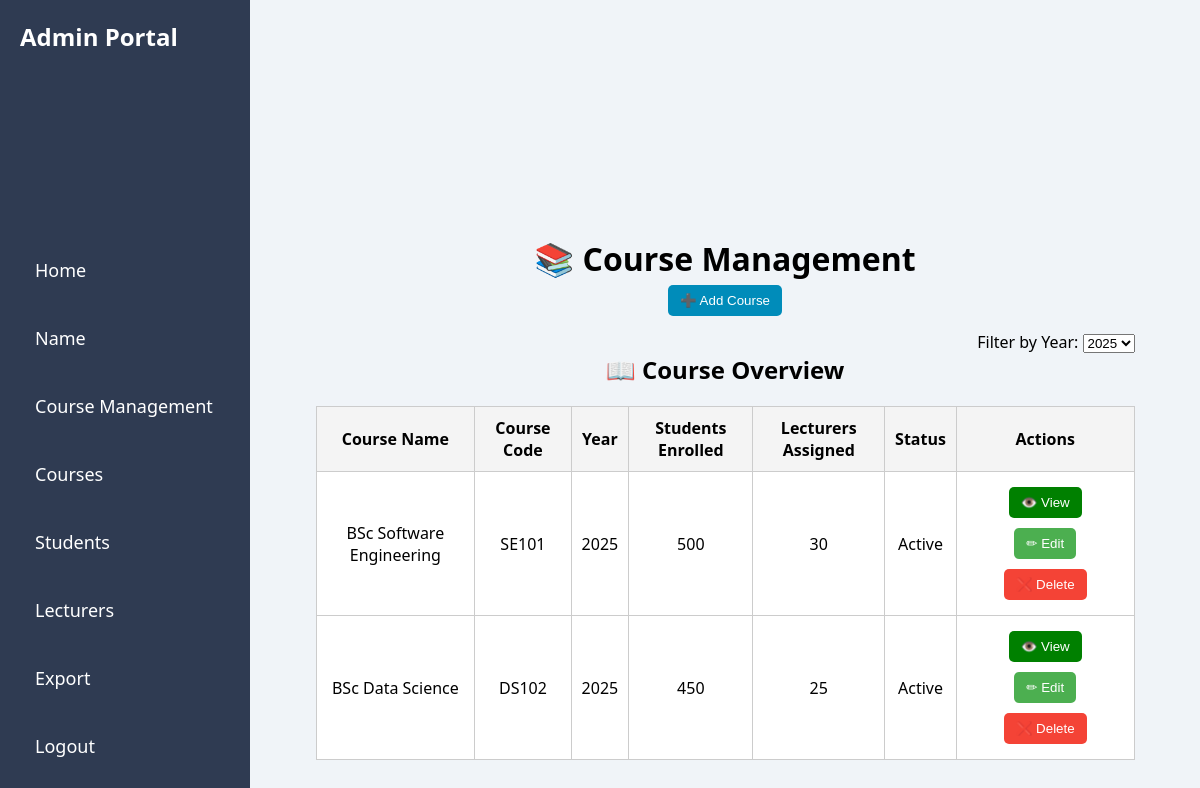
The page /course_management on the database its author committed.
### tables this page shows
CREATE TABLE courses (
    id INTEGER PRIMARY KEY AUTOINCREMENT,
    name TEXT NOT NULL,
    code TEXT NOT NULL UNIQUE,
    students INTEGER DEFAULT 0,
    lecturers INTEGER DEFAULT 0,
    status TEXT DEFAULT 'Active',
    attendance INTEGER DEFAULT 75,
    average_grade REAL DEFAULT 65,
    satisfaction INTEGER DEFAULT 4
, year INTEGER DEFAULT 2024);

### app.py (the view)
@app.route('/course_management')
def course_management():
    selected_year = request.args.get('year', default='2025')  # default to 2025 if no year selected
    conn = get_db_connection()
    courses = conn.execute('SELECT * FROM courses WHERE year = ?', (selected_year,)).fetchall()
    final_data = []
    for course in courses:
        course_id = course['id']
        student_count = conn.execute('''
            SELECT COUNT(*) FROM students s
            JOIN enrollments e ON s.id = e.student_id
            WHERE e.course_id = ? AND s.role = 'Student' AND s.enrollment_status != 'Removed'
        ''', (course_id,)).fetchone()[0]
        lecturer_count = conn.execute('''
            SELECT COUNT(*) FROM students s
            JOIN enrollments e ON s.id = e.student_id
            WHERE e.course_id = ? AND s.role = 'Lecturer' AND s.enrollment_status != 'Removed'
        ''', (course_id,)).fetchone()[0]
        final_data.append({
            'id': course['id'],
            'name': course['name'],
            'code': course['code'],
            'year': course['year'],
            'status': course['status'],
            'students': student_count,
            'lecturers': lecturer_count
        })
    conn.close()
    return render_template('course_management.html', courses=final_data, selected_year=selected_year)

### app.py (called while the page is built)
def get_db_connection():
    conn = sqlite3.connect('courses.db')
    conn.row_factory = sqlite3.Row
    return conn

### templates/course_management.html (shortened to what this page needs)
<!DOCTYPE html>
<html lang="en">
<head>
  <link rel="stylesheet" href="{{ url_for('static', filename='lecturer_navbar.css') }}">
</head>
<body>
  {% include 'navbar_admin.html' %}
  <div class="main-content">
    <h1>📚 Course Management</h1>
    <div class="button-container">
      <button class="add-btn" onclick="addCourse()">➕ Add Course</button>
    </div>
      <div style="text-align: right; width: 90%;">
        <form method="GET" action="/course_management">
          <label for="year">Filter by Year:</label>
          <select name="year" onchange="this.form.submit()">
            <option value="2025" {% if selected_year == '2025' %}selected{% endif %}>2025</option>
          </select>
        </form>
      </div>
    <h2>📖 Course Overview</h2>
    <table>
      <thead>
        <tr>
          <th>Course Name</th>
          <th>Course Code</th>
          <th>Year</th>
          <th>Students Enrolled</th>
          <th>Lecturers Assigned</th>
          <th>Status</th>
          <th>Actions</th>
        </tr>
      </thead>
      <tbody>
        {% for course in courses %}
        <tr>
          <td>{{ course.name }}</td>
          <td>{{ course.code }}</td>
          <td>{{ course.year }}</td>
          <td>{{ course.students }}</td>
          <td>{{ course.lecturers }}</td>
          <td>{{ course.status }}</td>
          <td>
            <button class="view-btn" onclick="location.href='/course/{{ course.id }}/view'">👁️ View</button>
            <button class="edit-btn" onclick="location.href='/course/{{ course.id }}/edit'">✏ Edit</button>
            <button class="delete-btn" onclick="deleteCourse({{ course.id }})">❌ Delete</button>
          </td>
        </tr>
        {% endfor %}
      </tbody>
    </table>
  </div>
</body>
</html>

### static/lecturer_navbar.css (style rules this page uses)
* { margin: 0; padding: 0; box-sizing: border-box; }
body { font-family: 'Segoe UI', Tahoma, Geneva, Verdana, sans-serif; display: flex; height: 100vh; background-color: #f0f4f8; }
.main-content { margin-left: 250px; padding: 20px; flex-grow: 1; position: relative; z-index: 1; }

### static/admin_navbar.css (style rules this page uses)
* { margin: 0; padding: 0; box-sizing: border-box; }
body { font-family: 'Segoe UI', Tahoma, Geneva, Verdana, sans-serif; display: flex; height: 100vh; background-color: #f0f4f8; }
.main-content { margin-left: 250px; padding: 20px; flex-grow: 1; position: relative; z-index: 1; }

### templates/course_management.html (style rules this page uses)
body, html { margin: 0; padding: 0; height: 100%; width: 100%; display: flex; flex-direction: column; }
.main-content { display: flex; flex-direction: column; align-items: center; flex: 1; padding: 20px; }
table { width: 90%; margin: 20px auto; border-collapse: collapse; background: white; }
th, td { border: 1px solid #ccc; padding: 10px; text-align: center; }
th { background-color: #f4f4f4; }
button { padding: 8px 12px; margin: 5px; cursor: pointer; border: none; border-radius: 5px; }
.edit-btn { background-color: #4CAF50; color: white; }
.delete-btn { background-color: #f44336; color: white; }
.add-btn { background-color: #008CBA; color: white; }
.view-btn { background-color: #008000; color: white; }
.button-container { width: 90%; margin: 0 auto 10px; text-align: center; }

### rows shown on the page
courses: name "BSc Software Engineering", code "SE101", year "2025", students "500", lecturers "30", status "Active"
courses: name "BSc Data Science", code "DS102", year "2025", students "450", lecturers "25", status "Active"
